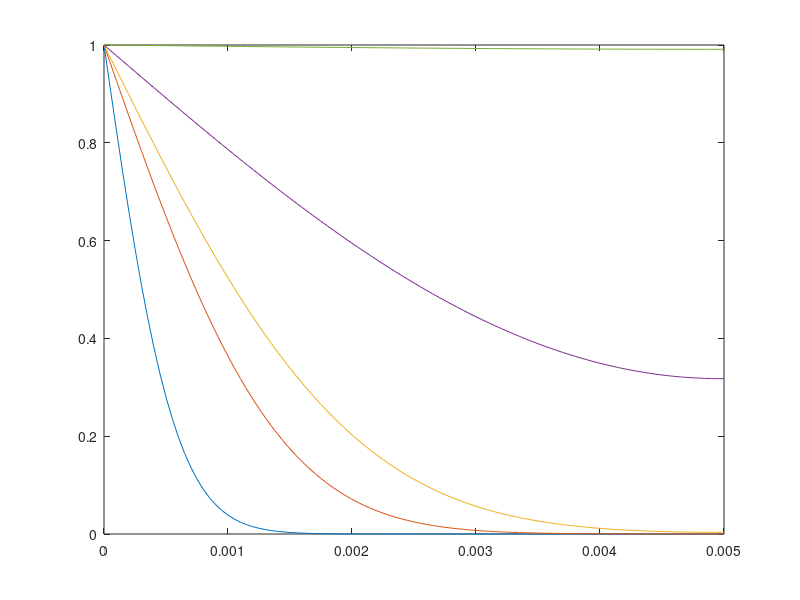

This figure's MATLAB source:
Nx = 100;
Nt = 4000;
Dax = 1e-8;
cL = 1;
cR = 0;
tend = 5000;
length = 5e-3;

dt = tend/Nt;
dx = length/Nx;

Fo = Dax*dt/(dx*dx);

x = linspace(0, length, Nx+1);

A = sparse(Nx+1,Nx+1);
A(1,1) = 1;
for i=2:Nx
    A(i,i-1) = -Fo;
    A(i,i)   = 1 + 2*Fo;
    A(i,i+1) = -Fo;
end;
A(Nx+1,Nx+1) = 1;
A(Nx+1,Nx) = -1;

c = zeros(Nt+1,Nx+1);
c(:,1) = cL;
for n=1:Nt
    b = c(n,:)';
    b(Nx+1) = 0;
    c(n+1,:) = A\b;
end

out = [12.6 62.5 125 625 5000];
outdt = fix(out/dt);
plot(x,c(outdt,:))